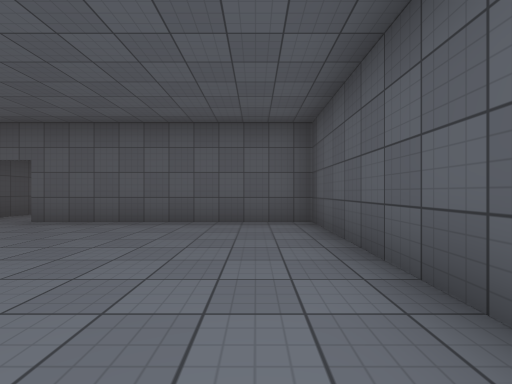
view 1 (above)

12 first-person views from a walk through a Unity game level. The camera is 1.2 m above the floor, looks level and sees 90° across. Doors are open. The floor is counted in squares, 2 m on a side. Each view is taken from the middle of a square. On the plan, view 1 faces up. The plan holds only what a view shows up to about 9 squares ahead; the rest is blank. The player is left out. Some surface patterns are stand-ins.

view 2
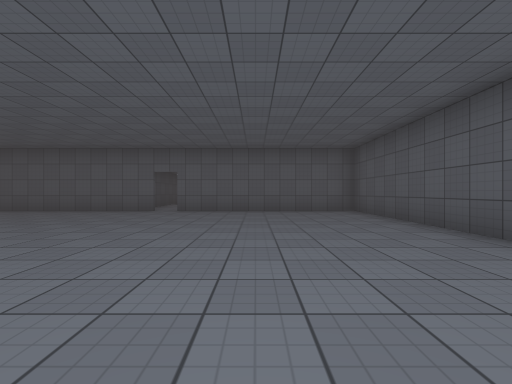

view 3
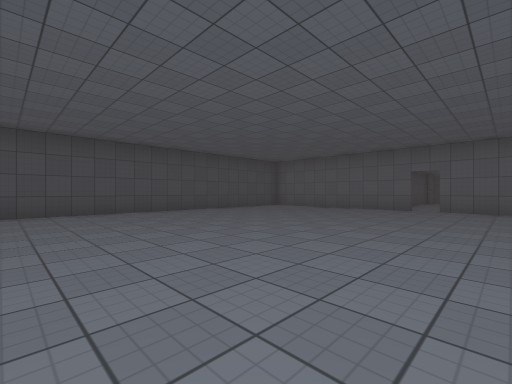

view 4
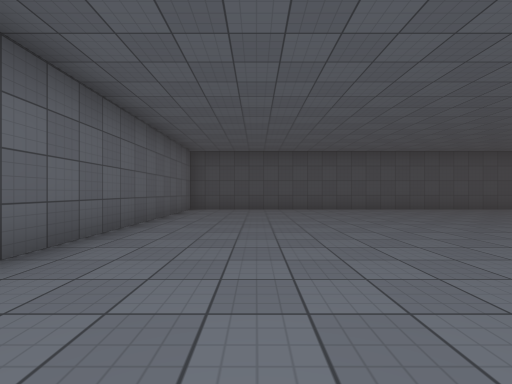

view 5
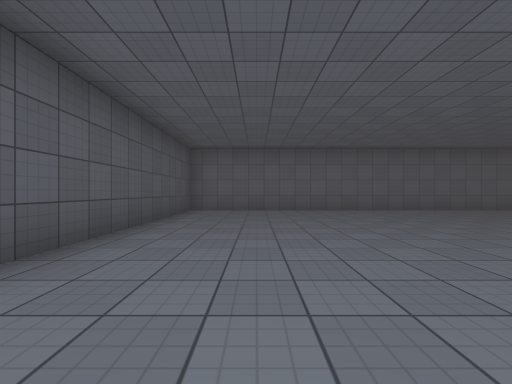

view 6
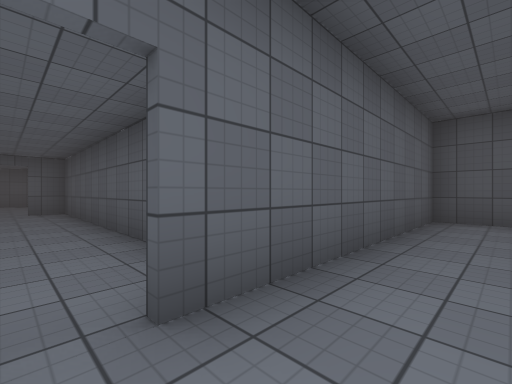

view 7
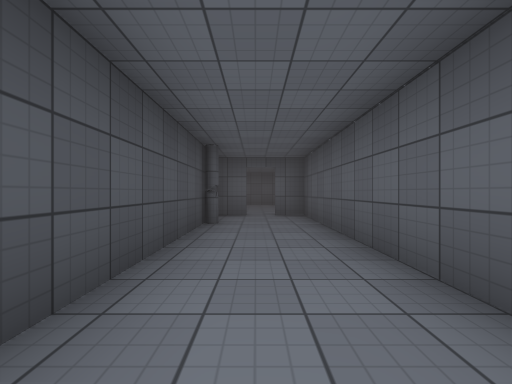

view 8
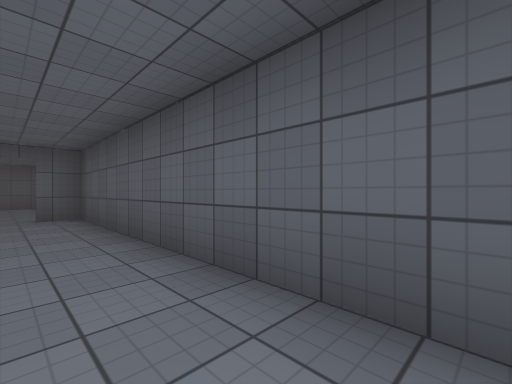

view 9
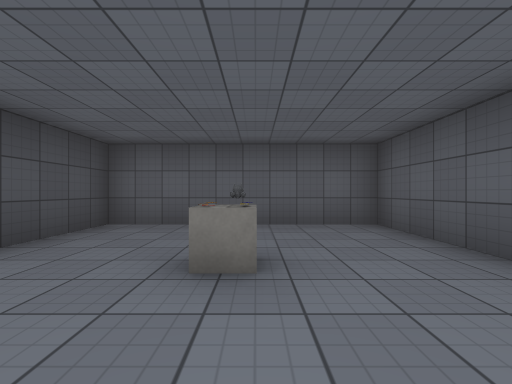

view 10
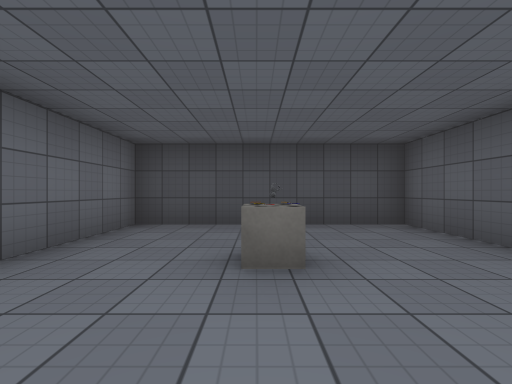

view 11
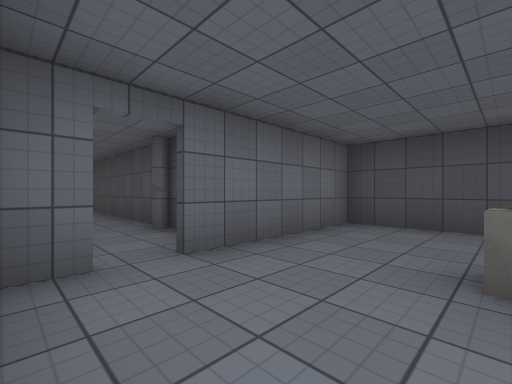

view 12
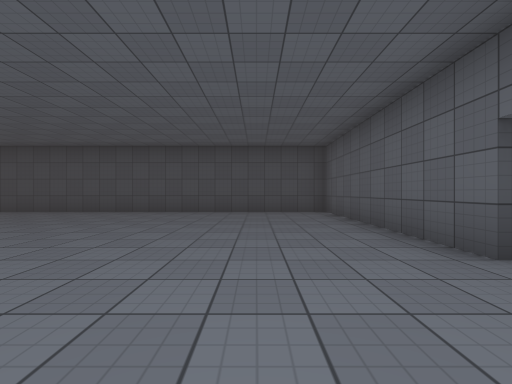

### Floor plan
Points are (right, up) in squares from view 1. A wall is a line through its corners. A room is listed if a view was taken in it or the views show most of it. See-through windows are left out.
Room 1 (views 1, 2, 3, 4, 5, 6, 12)
walls: (-5.2, 5.1) (-10.7, 5.1) (-10.7, -7.2) (1.1, -7.2) (1.1, 5.1) (-4.5, 5.1)
ways out: open door at (-5, 5) to room 2
Room 2 (views 7, 8)
walls: (-3.7, 6) (-3.7, 12.6) (-4.5, 12.6); (-5.1, 12.6) (-6, 12.6) (-6, 6)
ways out: open door at (-5, 5) to room 1; open door at (-5, 13) to room 3
Room 3 (views 9, 10, 11)
walls: (-3.7, 15.3) (-3.7, 17.8) (-8.8, 17.8) (-8.8, 12.8) (-5.2, 12.8); (-4.5, 12.8) (-4, 12.8)
ways out: open door at (-5, 13) to room 2
objects: other object (-5, 15)

Positions as (right, up) in squares from view 1, and headings:
1: (0, 0), facing up
2: (-2, -3), facing up
3: (-3, -4), facing up-left
4: (-2, -5), facing left
5: (-1, 1), facing down
6: (-5, 4), facing up-right
7: (-5, 6), facing up
8: (-5, 6), facing up-right
9: (-6, 13), facing up
10: (-4, 15), facing left
11: (-4, 15), facing down-left
12: (-3, 3), facing left
